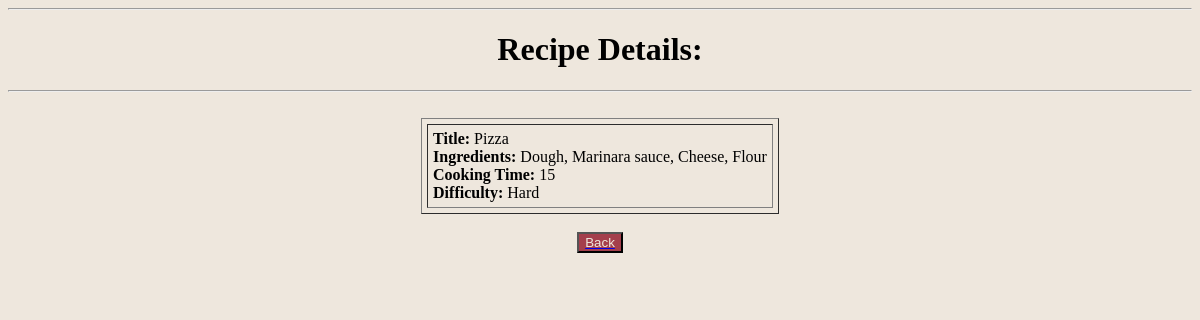
The app's page /list/2 (signed in) with its own data.
### recipes/models.py (models this page shows, shortened)
class Recipe(models.Model):
    name= models.CharField(max_length=50)
    ingredients= models.CharField(
        max_length=225,
        help_text="Enter the ingredients , separated by a comma."
    )
    cooking_time= models.IntegerField()
    difficulty= None
    pic= models.ImageField(upload_to='recipes', default='no_picture.jpg')
    @property
    def difficulty(self):
        ingredients = self.ingredients.split(", ")
        if self.cooking_time < 10 and len(ingredients) < 4:
            return "Easy"
        elif self.cooking_time < 10 and len(ingredients) >= 4:
            return "Medium"
        elif self.cooking_time >= 10 and len(ingredients) < 4:
            return "Intermediate"
        elif self.cooking_time >= 10 and len(ingredients) >= 4:
            return "Hard"
        return "Unknown"

### recipes/views.py (the view)
# urls.py: path('list/<pk>', RecipeDetailView.as_view(), name='detail'),
class RecipeDetailView(LoginRequiredMixin, DetailView):
    model = Recipe
    template_name = 'recipes/recipe-detail.html'

### recipes/templates/recipes/recipe-detail.html (shortened to what this page needs)
{% load static %}
<!DOCTYPE html>
<html>
    <head>
    </head>
    <body class="container">
        <hr>
        <h1 style="text-align: center;">Recipe Details: </h1>
        <hr>
        <br>
        <table border="1" cellpadding="5" cellspacing="5" style="margin: 0px auto;">
            <tr>
                <td>
                    <b>Title: </b> {{object.name}} <br>
                    <b>Ingredients: </b> {{object.ingredients}} <br>
                    <b>Cooking Time: </b> {{object.cooking_time}} <br>
                    <b>Difficulty: </b> {{object.difficulty}} <br>
                </td>
            </tr>
        </table>
        <br>
        <a href="{% url 'recipes:list' %}">
            <button type="button" class="center back-button">Back</button>
        </a>
    </body>
</html>

### recipes/templates/recipes/recipe-detail.html (style rules this page uses)
.center { display: block; margin-left: auto; margin-right: auto; }
.container { background-color: #eee7dd; }
.back-button { background-color: #a43f4c; color: #eee7dd; }

### records on screen
Recipe: name "Pizza", ingredients "Dough, Marinara sauce, Cheese, Flour", cooking_time "15", difficulty "Hard"
